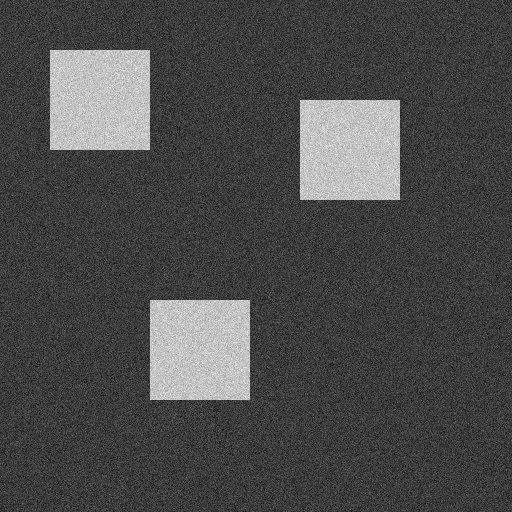
//> input picture Imagenes/03_Practicas_6-8/01_thresholding1.jpg, 512 x 512 px
$ ./practica6   (built with g++ and OpenCV 4)
//> lines starting //> are read from the running program, lines starting //| are printed output that depends on the picture; after the words box and inside, x2 and y2 are one past the last pixel; in counts of white or black regions, pixels touching at a corner belong together
//
//
#include "opencv/cv.hpp"
#include <iostream>

using namespace cv;
using namespace std;

int MinMax(long* Histograma)
{
	float HistogramaAux[256];
	int i,maximo1,maximo2,minimo;

	maximo1=0;
	for(i=1;i<256;++i){
		if(Histograma[maximo1]<Histograma[i]){
		maximo1=i;
		}
	}
	for(i=0;i<256;++i){
		HistogramaAux[i]= Histograma[i]*abs(i-maximo1);
	}

	maximo2=0;
	for(i=1;i<256;++i){
		if(HistogramaAux[maximo2]<HistogramaAux[i]){
			maximo2=i;
		}
	}
	cout << "Maximo1 " << maximo1 << " Maximo2 " << maximo2 << endl;

	if(maximo1<maximo2){
		minimo=maximo1;
		for(i=minimo+1;i<maximo2;++i)
			if(Histograma[i]<Histograma[minimo]) minimo=i;
    	}
	else{
		minimo=maximo2;
		for(i=minimo+1;i<maximo1;++i){
			if(Histograma[i]<Histograma[minimo]){
				minimo=i;
			}

		}
    	}
	cout << "Minimo " << minimo << endl;
	return (minimo);
}


int main(int argc, char* argv[])
{

	// Objects
	Mat img_src;
	long hist_vector[256];
	int threshold_value;

	// Load image from disk
	img_src = imread("../Imagenes/03_Practicas_6-8/01_thresholding1.jpg",CV_LOAD_IMAGE_GRAYSCALE);
//> img_src is the input picture: 512 rows x 512 cols, CV_8UC1; min 0, max 255, mean 75.2
	if (!img_src.data){
		cout << "error loading image" << endl;
		return 1;
	}

	// Calculate histogram
	Mat hist;
	// Establish the number of bins
	int histSize = 256;
	float range[] = { 0, 256 };
	const float* histRange = { range };

	calcHist(&img_src, 1, 0, Mat(), hist, 1, &histSize, &histRange, true, false);
//> hist = 256 values, max 6811 at index 62, min 0 at index 1, mean 1024

	// Plot histogram
	int hist_w = 512; int hist_h = 400;
	int bin_w = cvRound((double)hist_w / histSize);
	Mat histImage(hist_h, hist_w, CV_8UC3, Scalar(0, 0, 0));

	/// Normalize the result to [ 0, histImage.rows ]
	normalize(hist,hist, 0, histImage.rows, NORM_MINMAX, -1, Mat());
//> hist = 256 values, max 400 at index 62, min 0 at index 1, mean 60.14

	/// Draw
	hist_vector[0] = 0;
	for (int i = 1; i < histSize; i++)
	{
		hist_vector[i] = hist.at<float>(i);
		line(histImage, Point(bin_w*(i - 1), hist_h - cvRound(hist.at<float>(i - 1))),
			Point(bin_w*(i), hist_h - cvRound(hist.at<float>(i))),
			Scalar(255, 0, 0), 2, 8, 0);
	}
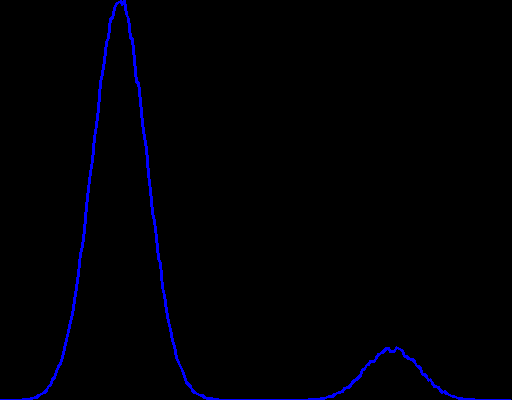
//> histImage: 400 rows x 512 cols, CV_8UC3; mean B, G, R 4.1, 0, 0
//> after the loop, hist_vector = 256 values, max 400 at index 62, min 0 at index 0, mean 59.75


	// Create image for thresholded image
	Mat im_thresholded(img_src.size(), CV_8UC1);
	threshold_value = MinMax(hist_vector);
//> after the loop in MinMax, `for(i=1;i<256;++i)`: maximo1 = 62
//> after the loop in MinMax, `for(i=0;i<256;++i)`: HistogramaAux = 256 values, max 7072 at index 198, min 0 at index 0, mean 1477.7
//> after the loop in MinMax, `for(i=1;i<256;++i)`: maximo2 = 198
//| Maximo1 62 Maximo2 198
//> in MinMax, `minimo=maximo1;`: minimo = 62
//> the loop in MinMax, `for(i=minimo+1;i<maximo2;++i)` made 135 passes
//> after the loop in MinMax, `for(i=minimo+1;i<maximo2;++i)`: minimo = 107
//| Minimo 107
//> threshold_value = 107
	threshold(img_src, im_thresholded, threshold_value, 255,THRESH_BINARY);
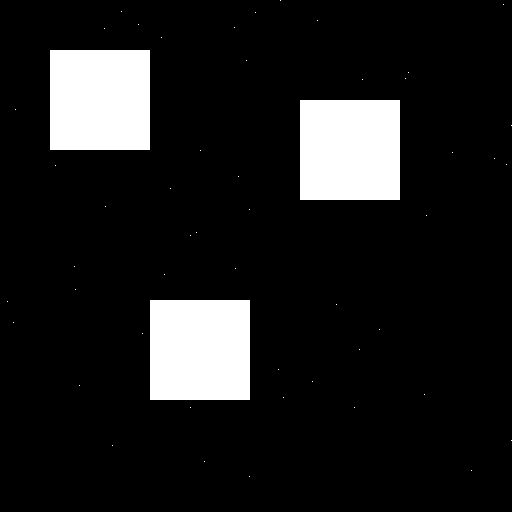
//> im_thresholded: 512 rows x 512 cols, CV_8UC1; 11.5% white; 52 white regions (49 under 20 px), largest, box (x1, y1, x2, y2) and area: (50, 50, 150, 150) 10000, (300, 100, 400, 200) 10000, (150, 300, 250, 400) 10000
	line(histImage, Point(bin_w*threshold_value, 0),Point(bin_w*threshold_value, 400),Scalar(0, 255, 0), 2, 8, 0);
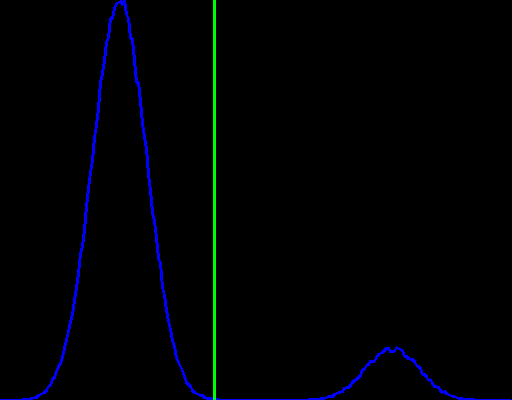
//> histImage: 400 rows x 512 cols, CV_8UC3; 0.59% of pixels changed, all inside (x1, y1, x2, y2) = (213, 0, 216, 400)

	// Create window canvas to show image
	namedWindow("original", CV_WINDOW_AUTOSIZE);
	namedWindow("Histogram", CV_WINDOW_AUTOSIZE);
	namedWindow("Thresholded", CV_WINDOW_AUTOSIZE);

	// Show image in the name of the window
	imshow("original", img_src);
	imshow("Histogram", histImage);
	imshow("Thresholded", im_thresholded);
	// Function for show the image in ms.
	// 0 means wait until keyboard is pressed
	waitKey(0);

	// Free memory

	img_src.release();
	histImage.release();
	im_thresholded.release();
	destroyWindow("original");
	// End of the program
	return 0;
}

$ run again, with Imagenes/03_Practicas_6-8/02_thresholding2.jpg copied over Imagenes/03_Practicas_6-8/01_thresholding1.jpg
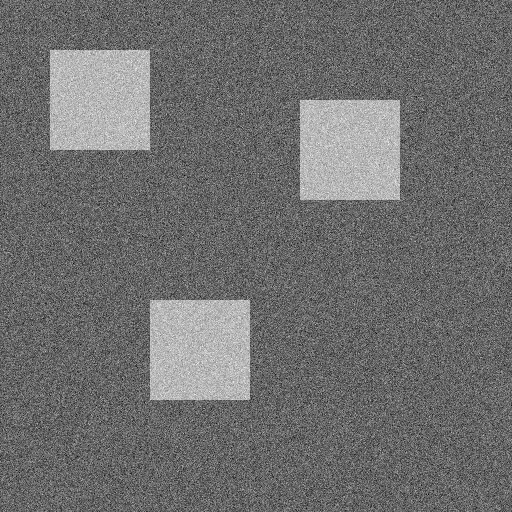
//> input picture Imagenes/03_Practicas_6-8/02_thresholding2.jpg, 512 x 512 px
//> img_src is the input picture: 512 rows x 512 cols, CV_8UC1; min 0, max 255, mean 110.7
//> `calcHist(&img_src, 1, 0, Mat(), hist, 1, &histSize, &histRange, true, ..`: hist = 256 values, max 4127 at index 102, min 0 at index 1, mean 1024
//> `normalize(hist,hist, 0, histImage.rows, NORM_MINMAX, -1, Mat());`: hist = 256 values, max 400 at index 102, min 0 at index 1, mean 99.25
//> after the loop `for (int i = 1; i < histSize; i++)`: hist_vector = 256 values, max 400 at index 102, min 0 at index 0, mean 98.8
//> after the loop in MinMax, `for(i=1;i<256;++i)`: maximo1 = 102
//> after the loop in MinMax, `for(i=0;i<256;++i)`: HistogramaAux = 256 values, max 6351 at index 189, min 0 at index 0, mean 2527.4
//> after the loop in MinMax, `for(i=1;i<256;++i)`: maximo2 = 189
//| Maximo1 102 Maximo2 189
//> in MinMax, `minimo=maximo1;`: minimo = 102
//> the loop in MinMax, `for(i=minimo+1;i<maximo2;++i)` made 86 passes
//> after the loop in MinMax, `for(i=minimo+1;i<maximo2;++i)`: minimo = 162
//| Minimo 162
//> `threshold(img_src, im_thresholded, threshold_value, 255,THRESH_BINARY);`:
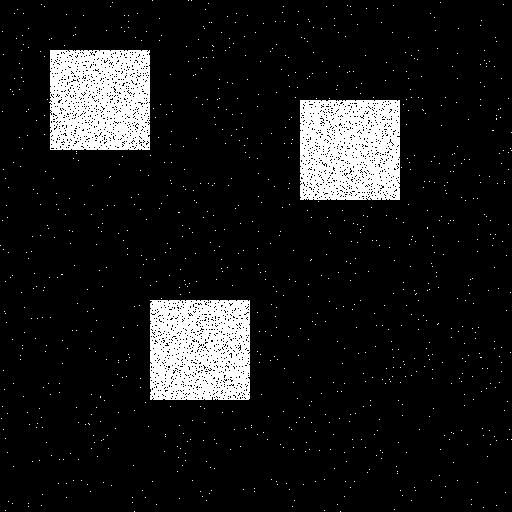
//> im_thresholded: 512 rows x 512 cols, CV_8UC1; 10.7% white; 980 white regions (977 under 20 px), largest, box (x1, y1, x2, y2) and area: (300, 100, 400, 200) 9076, (150, 300, 250, 400) 9007, (49, 50, 150, 150) 8994
//> `line(histImage, Point(bin_w*threshold_value, 0),Point(bin_w*threshold_..`:
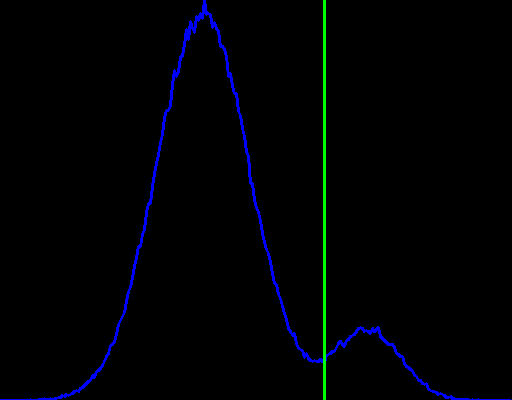
//> histImage: 400 rows x 512 cols, CV_8UC3; mean B, G, R 4.2, 1.5, 0

$ run again, with Imagenes/03_Practicas_6-8/03_thresholding3.jpg copied over Imagenes/03_Practicas_6-8/01_thresholding1.jpg
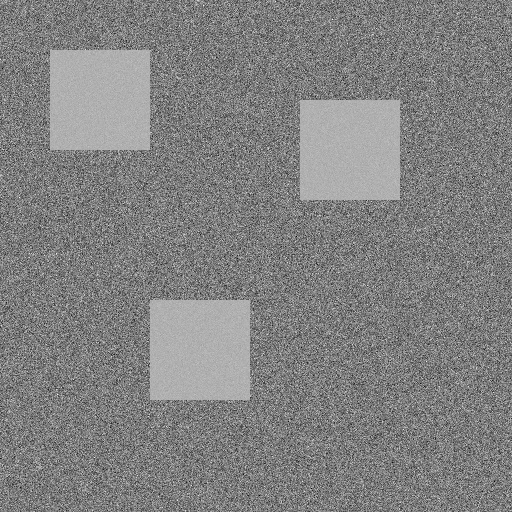
//> input picture Imagenes/03_Practicas_6-8/03_thresholding3.jpg, 512 x 512 px
//> img_src is the input picture: 512 rows x 512 cols, CV_8UC1; min 0, max 254, mean 129.5
//> `calcHist(&img_src, 1, 0, Mat(), hist, 1, &histSize, &histRange, true, ..`: hist = 256 values, max 3363 at index 125, min 0 at index 2, mean 1024
//> `normalize(hist,hist, 0, histImage.rows, NORM_MINMAX, -1, Mat());`: hist = 256 values, max 400 at index 125, min 0 at index 2, mean 121.8
//> after the loop `for (int i = 1; i < histSize; i++)`: hist_vector = 256 values, max 400 at index 125, min 0 at index 0, mean 121.4
//> after the loop in MinMax, `for(i=1;i<256;++i)`: maximo1 = 125
//> after the loop in MinMax, `for(i=0;i<256;++i)`: HistogramaAux = 256 values, max 17316 at index 177, min 0 at index 0, mean 3118.8
//> after the loop in MinMax, `for(i=1;i<256;++i)`: maximo2 = 177
//| Maximo1 125 Maximo2 177
//> in MinMax, `minimo=maximo1;`: minimo = 125
//> the loop in MinMax, `for(i=minimo+1;i<maximo2;++i)` made 51 passes
//> after the loop in MinMax, `for(i=minimo+1;i<maximo2;++i)`: minimo = 163
//| Minimo 163
//> `threshold(img_src, im_thresholded, threshold_value, 255,THRESH_BINARY);`:
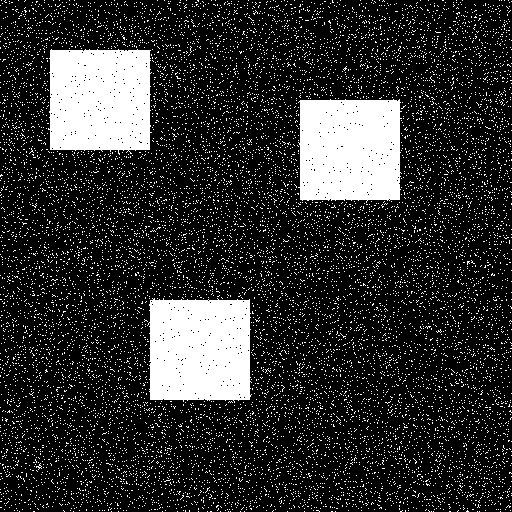
//> im_thresholded: 512 rows x 512 cols, CV_8UC1; 18.3% white; 13023 white regions (13020 under 20 px), largest, box (x1, y1, x2, y2) and area: (147, 298, 252, 403) 9945, (298, 99, 402, 203) 9942, (48, 49, 152, 155) 9927
//> `line(histImage, Point(bin_w*threshold_value, 0),Point(bin_w*threshold_..`:
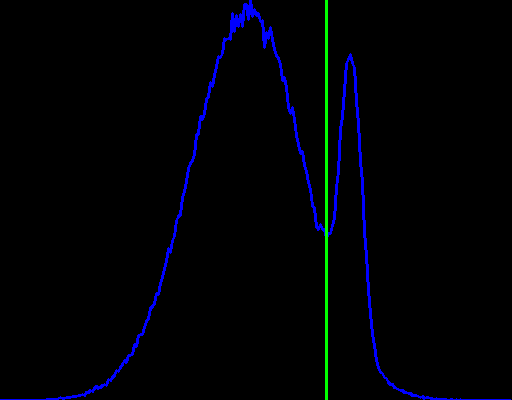
//> histImage: 400 rows x 512 cols, CV_8UC3; mean B, G, R 5.5, 1.5, 0
